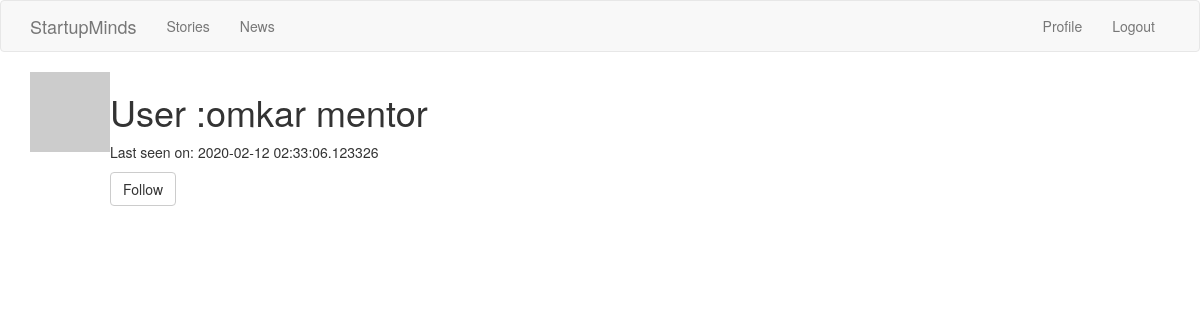
/user/omkar/ (signed in), run on the app's committed database.
### app/models.py (models this page shows, shortened)
class User( UserMixin, db.Model):
	__tablename__ = 'user'
	id = db.Column(db.Integer , primary_key=True)
	username = db.Column(db.String(64) ,index=True , unique=True)
	email = db.Column(db.String(64) , index=True , unique=True)
	password_hash = db.Column(db.String(200))
	about_me = db.Column(db.String(200))
	last_seen = db.Column(db.DateTime , default=datetime.utcnow)
	user_category = db.Column(db.String(50) ,default=None)
	posts = db.relationship('Post' , backref='author' , lazy='dynamic')
	stories = db.relationship('Stories' , backref='author' , lazy='dynamic')
	followed = db.relationship(
	'User', secondary=followers,
	primaryjoin=(followers.c.follower_id == id),
	secondaryjoin=(followers.c.followed_id == id),
	backref=db.backref('followers', lazy='dynamic'), lazy='dynamic')
	def avatar(self, size):
		digest = md5(self.email.lower().encode('utf-8')).hexdigest()
		return 'https://www.gravatar.com/avatar/{}?d=identicon&s={}'.format(digest, size)
	def is_following(self, user):
		return self.followed.filter(followers.c.followed_id == user.id ).count() > 0

### app/views.py (the view)
@app.route('/user/<username>/')
@login_required
def user(username):
	user = User.query.filter_by(username=username).first_or_404()
	return render_template("user.html", user=user )

### app/models.py (called while the page is built)
@login.user_loader
def user_loader(id):
	return User.query.get(int(id))

### app/views.py (called while the page is built)
@app.before_request
def before_request():
	if current_user.is_authenticated:
		current_user.last_seen = datetime.utcnow()
		db.session.commit()

### app/templates/user.html (shortened to what this page needs)
{% extends "theme.html" %}
{% block app_content%}
	<table>
		<tr valign="top">
			<td><img src="{{user.avatar(128)}}"></td>
			<td>
				<h1>User :{{user.username}} {{user.user_category}}</h1>
				{%if user.last_seen %}<p>Last seen on: {{user.last_seen}}</p> {% endif %}
				{% if user == current_user %}
					<p><a role="button" class="btn btn-default" href="{{url_for('editprofile')}}">Edit Profile</a></p>
				{% elif not current_user.is_following(user) %}
					<p><a href="{{url_for('follow',username=user.username)}}" class="btn btn-default" role="button">Follow</a></p>
				{% else %}
					<p><a href="{{url_for('unfollow' , username=user.username)}}" role="button" class="btn btn-default">Unfollow</a></p>
				{% endif%}
			</td>
		</tr>
	</table>
{% endblock%}

### data on the page
User: username "omkar", user_category "mentor", last_seen "2020-02-12 02:33:06.123326"
